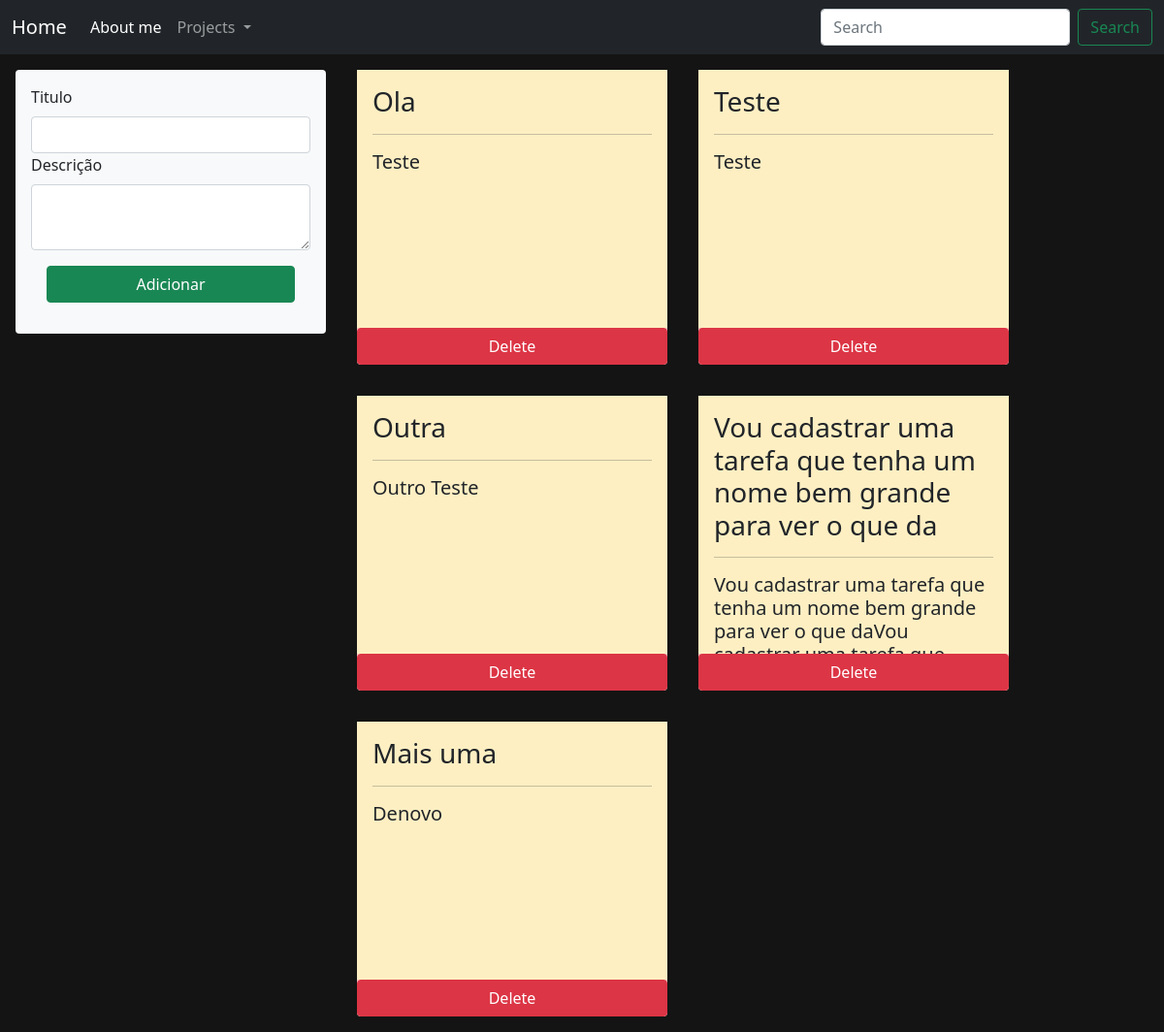
Page /note/ on the earlier database version.
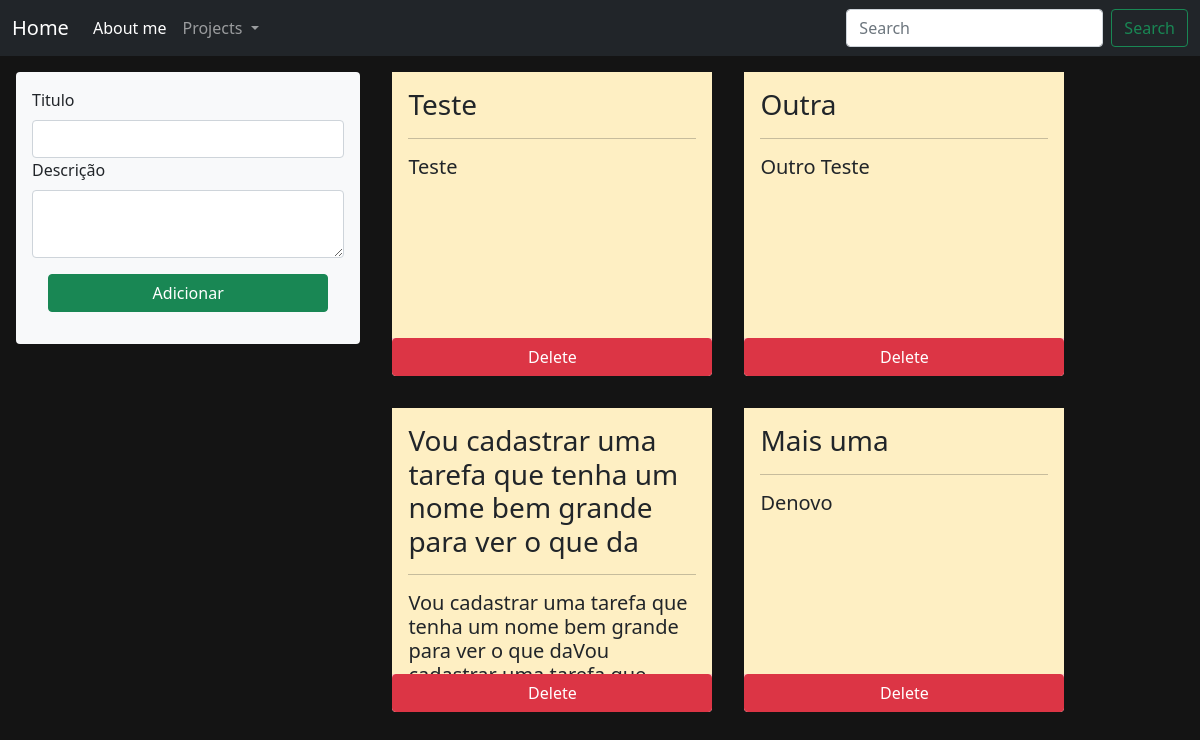
Same page on the later database version.
### note/models.py (models this page shows, shortened)
class Note(models.Model):
    title = models.CharField(max_length=30)
    description = models.TextField(max_length=200)

### note/views.py (the view)
# urls.py: path('', views.note, name='note'),
def note(request):
    notes = Note.objects.all()
    return render(request, 'pages/note.html', {'notes': notes})

### templates/pages/note.html (shortened to what this page needs)
{% extends 'base.html'%}
{% load static %}
{% block content %}
{% include 'partials/_nav.html' %}
<div class="notes-container d-flex">
    <form action="{% url 'createNote' %}" method="post" class="note-form d-flex flex-column m-3 p-3 rounded">
        <label for="note-title" class="form-label">Titulo</label>
        <input class="form-control" type="text" name="note-title" id="note-title" size="50" required>
        <label for="exampleFormControlTextarea1" class="form-label">Descrição</label>
        <textarea class="form-control" id="exampleFormControlTextarea1" rows="3" name="note-description" size="50" required></textarea>
        <button class="btn btn-success m-3" type="submit">Adicionar</button>
    </form>
    <div class="notes-created d-flex align-content-start flex-wrap">
        {% for note in notes %}
        <div class="note-info m-3 d-flex flex-column rounded">
            <div class="note p-3">
                <h3>{{note.title}}</h3>
                <hr>
                <h5>{{note.description}}</h5>
            </div>
            <a class="btn btn-danger" type="button" href="{% url 'deleteNote' note.id %}">Delete</a>
        </div>
        {% endfor %}
    </div>
</div>
{% endblock %}

Differences in the rows shown:
removed Note: title "Ola", description "Teste"
